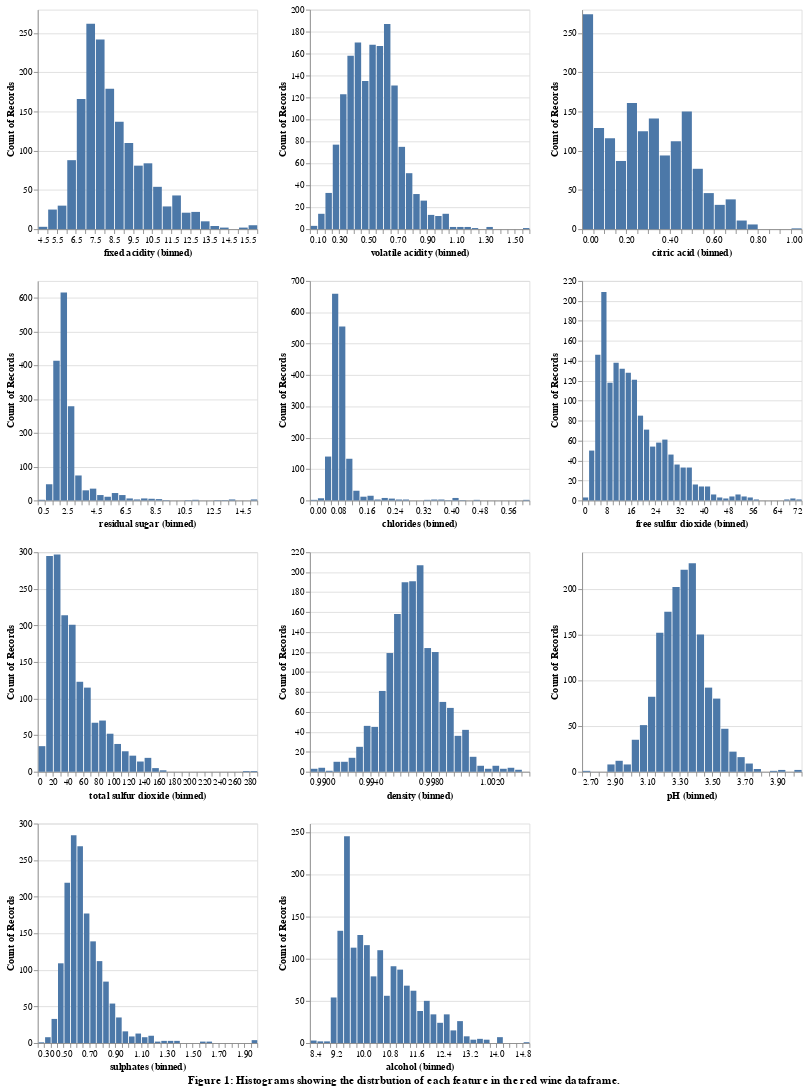

Source (notebook cell):
### Markdown cell above
We first observe the distribution of the features using their statistical summaries and a histogram. We can see that the majority of features have a skewed distribution, with many containing outliers. Volatile acidity, residual sugar, chlorides, free sulfur dioxide, total sulfur dioxide, and sulphates all have very extreme outliers.

### Code cell
# Features 
feature_df = df.drop('quality', axis=1)

feature_names = list(feature_df.columns)

alt.Chart(feature_df).mark_bar().encode(
     alt.X(alt.repeat()).type('quantitative').bin(maxbins=40),
     y='count()',
).properties(
    width=250,
    height=250
).repeat(
    feature_names, 
    columns=3
).properties(
    title = "Figure 1: Histograms showing the distrbution of each feature in the red wine dataframe."
).configure_title(
    orient='bottom', 
    anchor = 'middle'
)

### Figure 1 — Vega-Lite specification as saved in the notebook (floating-point values rounded to 4 significant figures; data arrays with more than 128 entries replaced by an {"elided": "..."} marker saying what was removed)
{"config": {"view": {"continuousWidth": 300, "continuousHeight": 300}, "title": {"anchor": "middle", "orient": "bottom"}}, "repeat": ["fixed acidity", "volatile acidity", "citric acid", "residual sugar", "chlorides", "free sulfur dioxide", "total sulfur dioxide", "density", "pH", "sulphates", "alcohol"], "spec": {"data": {"name": "data-0f7e70c7b34f9e5f938a1e90e2a8b1c1"}, "mark": {"type": "bar"}, "encoding": {"x": {"bin": {"maxbins": 40}, "field": {"repeat": "repeat"}, "type": "quantitative"}, "y": {"aggregate": "count", "type": "quantitative"}}, "height": 250, "width": 250}, "columns": 3, "title": "Figure 1: Histograms showing the distrbution of each feature in the red wine dataframe.", "$schema": "https://vega.github.io/schema/vega-lite/v5.15.1.json", "datasets": {"data-0f7e70c7b34f9e5f938a1e90e2a8b1c1": {"elided": "1599 records"}}}
